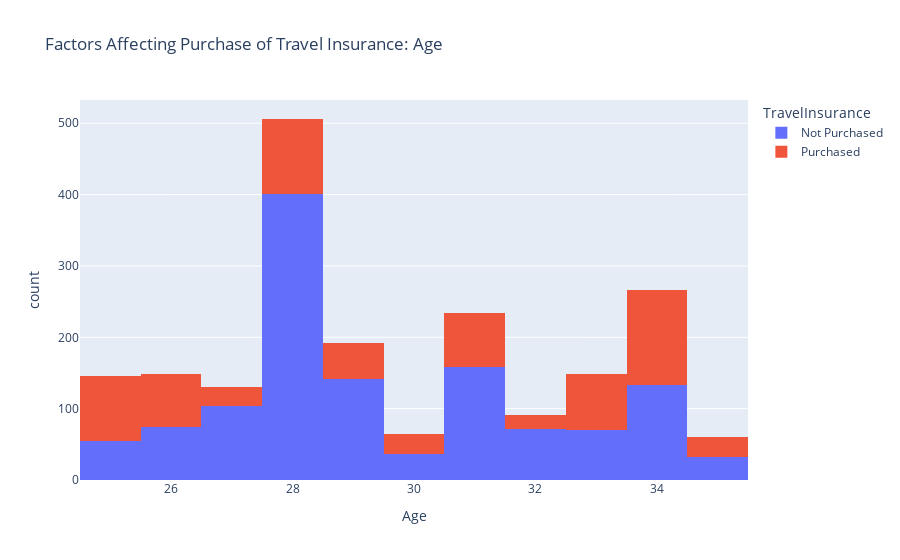

The notebook cell this image was saved under:
### Markdown cell above
Now let’s start by looking at the age column to see how age affects the purchase of an insurance policy:

### Code cell
figure = px.histogram(df, x = "Age",color = "TravelInsurance",title = "Factors Affecting Purchase of Travel Insurance: Age")
figure.show()

### Figure 1 — Plotly figure (JSON) as saved in the notebook; plotly's stock layout.template omitted (floating-point values rounded to 4 significant figures; data arrays with more than 128 entries replaced by an {"elided": "..."} marker saying what was removed)
{"data": [{"bingroup": "x", "hovertemplate": "TravelInsurance=Not Purchased<br>Age=%{x}<br>count=%{y}<extra></extra>", "legendgroup": "Not Purchased", "marker": {"color": "#636efa", "pattern": {"shape": ""}}, "name": "Not Purchased", "orientation": "v", "showlegend": true, "type": "histogram", "x": {"elided": "1277 int values"}, "xaxis": "x", "yaxis": "y"}, {"bingroup": "x", "hovertemplate": "TravelInsurance=Purchased<br>Age=%{x}<br>count=%{y}<extra></extra>", "legendgroup": "Purchased", "marker": {"color": "#EF553B", "pattern": {"shape": ""}}, "name": "Purchased", "orientation": "v", "showlegend": true, "type": "histogram", "x": {"elided": "710 int values"}, "xaxis": "x", "yaxis": "y"}], "layout": {"barmode": "relative", "legend": {"title": {"text": "TravelInsurance"}, "tracegroupgap": 0}, "title": {"text": "Factors Affecting Purchase of Travel Insurance: Age"}, "xaxis": {"anchor": "y", "domain": [0, 1], "title": {"text": "Age"}}, "yaxis": {"anchor": "x", "domain": [0, 1], "title": {"text": "count"}}}}
